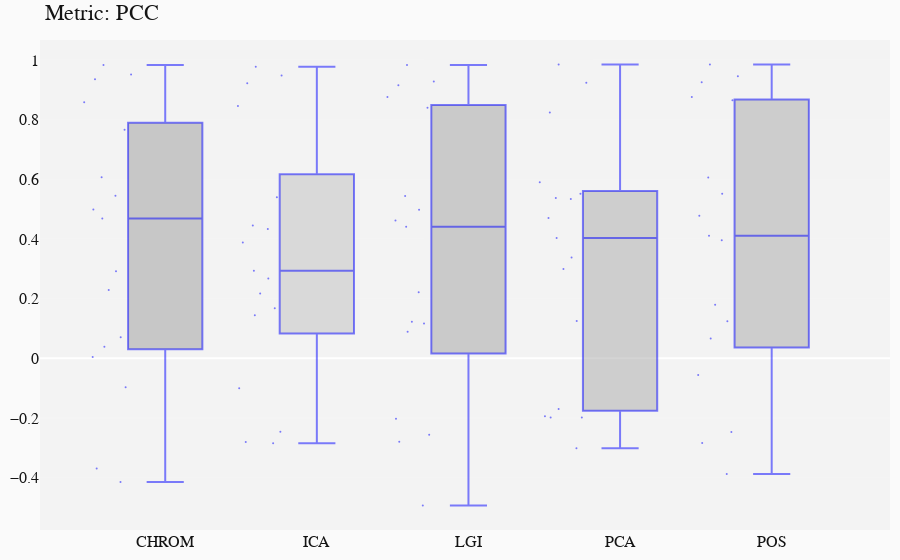

The cell this chart's notebook holds for it:
### Code cell
## -- Clustering
path_results = "../results/h5/" # general path for cfg# general path for data
ANALYSIS(dataset, 'clustering', metrics=['PCC'])
STATS(dataset, approach='clustering')

### Figure 1 — Plotly figure (JSON) as saved in the notebook; plotly's stock layout.template omitted (floating-point values rounded to 4 significant figures)
{"data": [{"boxpoints": "all", "fillcolor": "rgba(156,156,156,0.5)", "jitter": 0.7, "line": {"color": "rgba(0,0,255,0.5)", "width": 2}, "marker": {"size": 2}, "name": "CHROM", "type": "box", "y": [0.9837, 0.4989, 0.004447, 0.07105, 0.0392, 0.2296, 0.6072, 0.4687, 0.7664, -0.4147, 0.5448, -0.09646, 0.9354, 0.8582, -0.3694, 0.2923, 0.9512]}, {"boxpoints": "all", "fillcolor": "rgba(191,191,191,0.5)", "jitter": 0.7, "line": {"color": "rgba(0,0,255,0.5)", "width": 2}, "marker": {"size": 2}, "name": "ICA", "type": "box", "y": [0.9778, 0.4449, 0.2178, 0.1683, -0.2843, 0.2935, 0.2677, 0.3885, 0.5404, -0.2456, 0.4335, -0.1004, 0.9221, 0.8463, -0.2802, 0.1442, 0.9478]}, {"boxpoints": "all", "fillcolor": "rgba(161,161,161,0.5)", "jitter": 0.7, "line": {"color": "rgba(0,0,255,0.5)", "width": 2}, "marker": {"size": 2}, "name": "LGI", "type": "box", "y": [0.9833, 0.4983, -0.2025, 0.2216, -0.2559, 0.1168, 0.5442, 0.1228, 0.8763, -0.4931, 0.4621, 0.4409, 0.9153, 0.8399, -0.279, 0.08958, 0.9279]}, {"boxpoints": "all", "fillcolor": "rgba(169,169,169,0.5)", "jitter": 0.7, "line": {"color": "rgba(0,0,255,0.5)", "width": 2}, "marker": {"size": 2}, "name": "PCA", "type": "box", "y": [0.985, 0.5517, 0.125, -0.1941, -0.1695, 0.2995, 0.3379, 0.4033, 0.4705, -0.1984, 0.5339, -0.198, 0.5373, 0.8245, -0.3011, 0.5906, 0.9241]}, {"boxpoints": "all", "fillcolor": "rgba(167,167,167,0.5)", "jitter": 0.7, "line": {"color": "rgba(0,0,255,0.5)", "width": 2}, "marker": {"size": 2}, "name": "POS", "type": "box", "y": [0.9847, 0.6063, 0.1241, -0.05554, 0.0667, -0.3877, 0.4108, 0.1801, 0.8762, -0.2836, 0.5516, 0.4779, 0.9258, 0.8653, -0.2468, 0.3961, 0.946]}], "layout": {"font": {"color": "rgb(20,20,20)", "family": "monospace", "size": 16}, "margin": {"b": 20, "l": 20, "r": 10, "t": 40}, "paper_bgcolor": "rgb(250, 250, 250)", "plot_bgcolor": "rgb(243, 243, 243)", "showlegend": false, "title": {"text": "Metric: PCC"}, "xaxis": {"type": "category"}, "yaxis": {"autorange": true, "gridcolor": "rgb(255,255,255)", "gridwidth": 0.1, "showgrid": true, "title": {"font": {"size": 30}}, "type": "linear", "zeroline": true, "zerolinewidth": 2}}}
